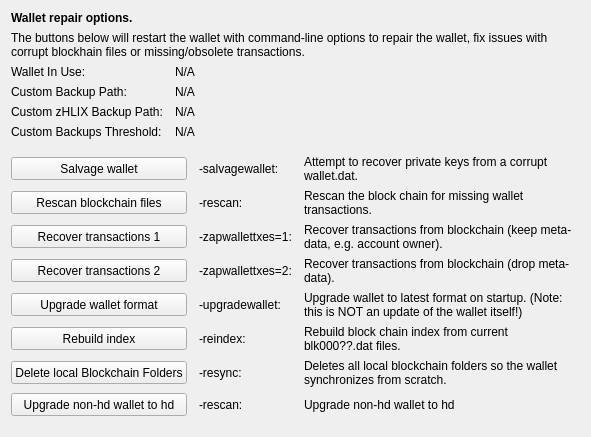
     <widget class="QWidget" name="tab_repair">
      <attribute name="title">
       <string>&amp;Wallet Repair</string>
      </attribute>
      <layout class="QGridLayout" name="gridLayout_4" columnstretch="0,0,0,0">
       <property name="horizontalSpacing">
        <number>12</number>
       </property>
       <item row="0" column="0" colspan="4">
        <widget class="QLabel" name="label_repair_header">
         <property name="font">
          <font>
           <weight>75</weight>
           <bold>true</bold>
          </font>
         </property>
         <property name="text">
          <string>Wallet repair options.</string>
         </property>
        </widget>
       </item>
       <item row="1" column="0" colspan="4">
        <widget class="QLabel" name="label_repair_helptext">
         <property name="font">
          <font>
           <weight>50</weight>
           <bold>false</bold>
          </font>
         </property>
         <property name="text">
          <string>The buttons below will restart the wallet with command-line options to repair the wallet, fix issues with corrupt blockhain files or missing/obsolete transactions.</string>
         </property>
         <property name="wordWrap">
          <bool>true</bool>
         </property>
        </widget>
       </item>
       <item row="2" column="0">
        <widget class="QLabel" name="wallet_path_label">
         <property name="text">
          <string>Wallet In Use:</string>
         </property>
        </widget>
       </item>
       <item row="2" column="1" colspan="3">
        <widget class="QLabel" name="wallet_path">
         <property name="cursor">
          <cursorShape>IBeamCursor</cursorShape>
         </property>
         <property name="text">
          <string>N/A</string>
         </property>
         <property name="textFormat">
          <enum>Qt::PlainText</enum>
         </property>
         <property name="textInteractionFlags">
          <set>Qt::LinksAccessibleByMouse|Qt::TextSelectableByKeyboard|Qt::TextSelectableByMouse</set>
         </property>
        </widget>
       </item>
       <item row="3" column="0">
        <widget class="QLabel" name="wallet_custombackuppath_label">
         <property name="text">
          <string>Custom Backup Path:</string>
         </property>
         <property name="visible">
          <bool>false</bool>
         </property>
        </widget>
       </item>
       <item row="3" column="1" colspan="3">
        <widget class="QLabel" name="wallet_custombackuppath">
         <property name="cursor">
          <cursorShape>IBeamCursor</cursorShape>
         </property>
         <property name="text">
          <string>N/A</string>
         </property>
         <property name="textFormat">
          <enum>Qt::PlainText</enum>
         </property>
         <property name="textInteractionFlags">
          <set>Qt::LinksAccessibleByMouse|Qt::TextSelectableByKeyboard|Qt::TextSelectableByMouse</set>
         </property>
         <property name="visible">
          <bool>false</bool>
         </property>
        </widget>
       </item>
       <item row="4" column="0">
        <widget class="QLabel" name="wallet_customzhlixbackuppath_label">
         <property name="text">
          <string>Custom zHLIX Backup Path:</string>
         </property>
         <property name="visible">
          <bool>false</bool>
         </property>
        </widget>
       </item>
       <item row="4" column="1" colspan="3">
        <widget class="QLabel" name="wallet_customzhlixbackuppath">
         <property name="cursor">
          <cursorShape>IBeamCursor</cursorShape>
         </property>
         <property name="text">
          <string>N/A</string>
         </property>
         <property name="textFormat">
          <enum>Qt::PlainText</enum>
         </property>
         <property name="textInteractionFlags">
          <set>Qt::LinksAccessibleByMouse|Qt::TextSelectableByKeyboard|Qt::TextSelectableByMouse</set>
         </property>
         <property name="visible">
          <bool>false</bool>
         </property>
        </widget>
       </item>
       <item row="5" column="0">
        <widget class="QLabel" name="wallet_custombackupthreshold_label">
         <property name="text">
          <string>Custom Backups Threshold:</string>
         </property>
         <property name="visible">
          <bool>false</bool>
         </property>
        </widget>
       </item>
       <item row="5" column="1" colspan="3">
        <widget class="QLabel" name="wallet_custombackupthreshold">
         <property name="cursor">
          <cursorShape>IBeamCursor</cursorShape>
         </property>
         <property name="text">
          <string>N/A</string>
         </property>
         <property name="textFormat">
          <enum>Qt::PlainText</enum>
         </property>
         <property name="textInteractionFlags">
          <set>Qt::LinksAccessibleByMouse|Qt::TextSelectableByKeyboard|Qt::TextSelectableByMouse</set>
         </property>
         <property name="visible">
          <bool>false</bool>
         </property>
        </widget>
       </item>
       <item row="6" column="0">
        <spacer name="verticalSpacer_repair1">
         <property name="orientation">
          <enum>Qt::Vertical</enum>
         </property>
         <property name="sizeHint" stdset="0">
          <size>
           <width>10</width>
           <height>10</height>
          </size>
         </property>
        </spacer>
       </item>
       <item row="7" column="0" colspan="2">
        <widget class="QPushButton" name="btn_salvagewallet">
         <property name="minimumSize">
          <size>
           <width>100</width>
           <height>23</height>
          </size>
         </property>
         <property name="text">
          <string>Salvage wallet</string>
         </property>
        </widget>
       </item>
       <item row="7" column="2">
        <widget class="QLabel" name="label_repair_salvage_command">
         <property name="text">
          <string notr="true">-salvagewallet:</string>
         </property>
        </widget>
       </item>
       <item row="7" column="3">
        <widget class="QLabel" name="label_repair_salvage">
         <property name="text">
          <string>Attempt to recover private keys from a corrupt wallet.dat.</string>
         </property>
         <property name="wordWrap">
          <bool>true</bool>
         </property>
        </widget>
       </item>
       <item row="8" column="0" colspan="2">
        <widget class="QPushButton" name="btn_rescan">
         <property name="minimumSize">
          <size>
           <width>100</width>
           <height>23</height>
          </size>
         </property>
         <property name="text">
          <string>Rescan blockchain files</string>
         </property>
        </widget>
       </item>
       <item row="8" column="2">
        <widget class="QLabel" name="label_repair_rescan_command">
         <property name="text">
          <string notr="true">-rescan:</string>
         </property>
        </widget>
       </item>
       <item row="8" column="3">
        <widget class="QLabel" name="label_repair_rescan">
         <property name="text">
          <string>Rescan the block chain for missing wallet transactions.</string>
         </property>
         <property name="wordWrap">
          <bool>true</bool>
         </property>
        </widget>
       </item>
       <item row="9" column="0" colspan="2">
        <widget class="QPushButton" name="btn_zapwallettxes1">
         <property name="minimumSize">
          <size>
           <width>100</width>
           <height>23</height>
          </size>
         </property>
         <property name="text">
          <string>Recover transactions 1</string>
         </property>
        </widget>
       </item>
       <item row="9" column="2">
        <widget class="QLabel" name="label_repair_zap1_command">
         <property name="text">
          <string notr="true">-zapwallettxes=1:</string>
         </property>
        </widget>
       </item>
       <item row="9" column="3">
        <widget class="QLabel" name="label_repair_zap1">
         <property name="text">
          <string>Recover transactions from blockchain (keep meta-data, e.g. account owner).</string>
         </property>
         <property name="wordWrap">
          <bool>true</bool>
         </property>
        </widget>
       </item>
       <item row="10" column="0" colspan="2">
        <widget class="QPushButton" name="btn_zapwallettxes2">
         <property name="minimumSize">
          <size>
           <width>100</width>
           <height>23</height>
          </size>
         </property>
         <property name="text">
          <string>Recover transactions 2</string>
         </property>
        </widget>
       </item>
       <item row="10" column="2">
        <widget class="QLabel" name="label_repair_zap2_command">
         <property name="text">
          <string notr="true">-zapwallettxes=2:</string>
         </property>
        </widget>
       </item>
       <item row="10" column="3">
        <widget class="QLabel" name="label_repair_zap2">
         <property name="text">
          <string>Recover transactions from blockchain (drop meta-data).</string>
         </property>
         <property name="wordWrap">
          <bool>true</bool>
         </property>
        </widget>
       </item>
       <item row="11" column="0" colspan="2">
        <widget class="QPushButton" name="btn_upgradewallet">
         <property name="minimumSize">
          <size>
           <width>100</width>
           <height>23</height>
          </size>
         </property>
         <property name="text">
          <string>Upgrade wallet format</string>
         </property>
        </widget>
       </item>
       <item row="11" column="2">
        <widget class="QLabel" name="label_repair_upgrade_command">
         <property name="text">
          <string notr="true">-upgradewallet:</string>
         </property>
        </widget>
       </item>
       <item row="11" column="3">
        <widget class="QLabel" name="label_repair_upgrade">
         <property name="text">
          <string>Upgrade wallet to latest format on startup. (Note: this is NOT an update of the wallet itself!)</string>
         </property>
         <property name="wordWrap">
          <bool>true</bool>
         </property>
        </widget>
       </item>
       <item row="12" column="0" colspan="2">
        <widget class="QPushButton" name="btn_reindex">
         <property name="minimumSize">
          <size>
           <width>100</width>
           <height>23</height>
          </size>
         </property>
         <property name="text">
          <string>Rebuild index</string>
         </property>
        </widget>
       </item>
       <item row="12" column="2">
        <widget class="QLabel" name="label_repair_reindex_command">
         <property name="text">
          <string notr="true">-reindex:</string>
         </property>
        </widget>
       </item>
       <item row="12" column="3">
        <widget class="QLabel" name="label_repair_reindex">
         <property name="text">
          <string>Rebuild block chain index from current blk000??.dat files.</string>
         </property>
         <property name="wordWrap">
          <bool>true</bool>
         </property>
        </widget>
       </item>
       <item row="13" column="0" colspan="2">
        <widget class="QPushButton" name="btn_resync">
         <property name="minimumSize">
          <size>
           <width>100</width>
           <height>23</height>
          </size>
         </property>
         <property name="text">
          <string>Delete local Blockchain Folders</string>
         </property>
        </widget>
       </item>
       <item row="13" column="2">
        <widget class="QLabel" name="label_repair_resync_command">
         <property name="text">
          <string>-resync:</string>
         </property>
        </widget>
       </item>
       <item row="13" column="3">
        <widget class="QLabel" name="label_repair_resync">
         <property name="text">
          <string>Deletes all local blockchain folders so the wallet synchronizes from scratch.</string>
         </property>
         <property name="wordWrap">
          <bool>true</bool>
         </property>
        </widget>
       </item>
       <item row="14" column="0" colspan="2">
        <widget class="QPushButton" name="btn_convert_to_hd_Wallet">
         <property name="minimumSize">
          <size>
           <width>100</width>
           <height>23</height>
          </size>
         </property>
         <property name="text">
          <string>Upgrade non-hd wallet to hd</string>
         </property>
        </widget>
       </item>
       <item row="14" column="2">
        <widget class="QLabel" name="label_convert_to_hd_Wallet_command">
         <property name="text">
          <string>-rescan:</string>
         </property>
        </widget>
       </item>
       <item row="14" column="3">
        <widget class="QLabel" name="label_convert_to_hd_Wallet">
         <property name="text">
          <string>Upgrade non-hd wallet to hd</string>
         </property>
         <property name="wordWrap">
          <bool>true</bool>
         </property>
        </widget>
       </item>
       <item row="15" column="0">
        <spacer name="verticalSpacer_repair2">
         <property name="orientation">
          <enum>Qt::Vertical</enum>
         </property>
         <property name="sizeHint" stdset="0">
          <size>
           <width>20</width>
           <height>10</height>
          </size>
         </property>
        </spacer>
       </item>
      </layout>
     </widget>
